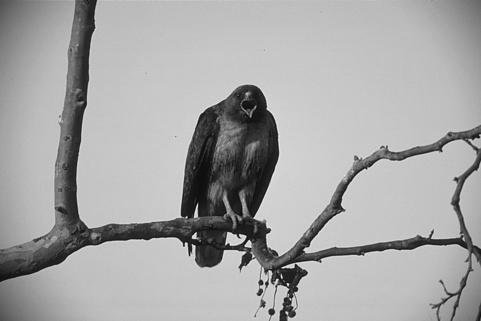
%> input picture 03_Pedro_Zeola/42049.jpg, 481 x 321 px
$ octave atv03_01.m   (GNU Octave 9; MATLAB toolbox functions it lacks are replaced by stand-ins)
%> lines starting %> are read from the running program, lines starting %| are printed output that depends on the picture; in (x1, y1, x2, y2) boxes, pixels count from 0 and x2, y2 are one past the last pixel; in counts of white or black regions, pixels touching at a corner belong together; the program's own positions count from 1
%% Atividade - 03


% Ex: 01

clear all; close all; clc

c =  imread('42049.jpg');
%> c is the input picture: size 321x481 uint8; min 0, max 249, mean 166.1

orig = c;

maantes = min(c(:));
%> maantes = 0
Mantes = max(c(:));
%> Mantes = 249

cL = c < 20;
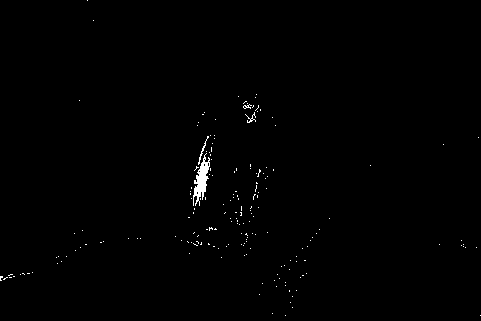
%> cL: size 321x481 logical; 0.54% white; 186 white regions (182 under 20 px), largest, box (x1, y1, x2, y2) and area: (193, 153, 210, 206) 403, (198, 136, 209, 165) 47, (245, 112, 256, 123) 34, (243, 104, 252, 109) 20
c(cL) = 20;
%> c: size 321x481 uint8; 0.54% of pixels changed, all inside (x1, y1, x2, y2) = (0, 0, 481, 316)
cL = c > 200;
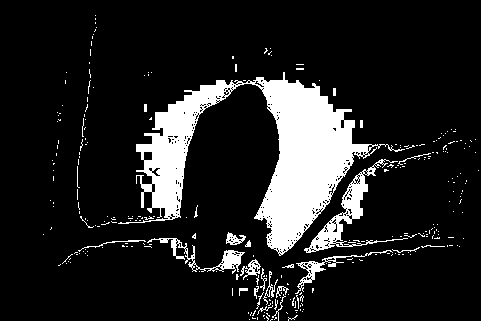
%> cL: size 321x481 logical; 13.3% white; 285 white regions (258 under 20 px), largest, box (x1, y1, x2, y2) and area: (118, 72, 405, 256) 15709, (304, 159, 408, 253) 1613, (147, 238, 245, 274) 692
c(cL) = 200;
%> c: size 321x481 uint8; min 20, max 200, mean 165.4

figure, imshow(orig), title('orig')
figure, imshow(c), title('c')

mdepois = min(c(:));
%> mdepois = 20
Mdepois = max(c(:));
%> Mdepois = 200

imwrite(c, '42049_20-200.png');
